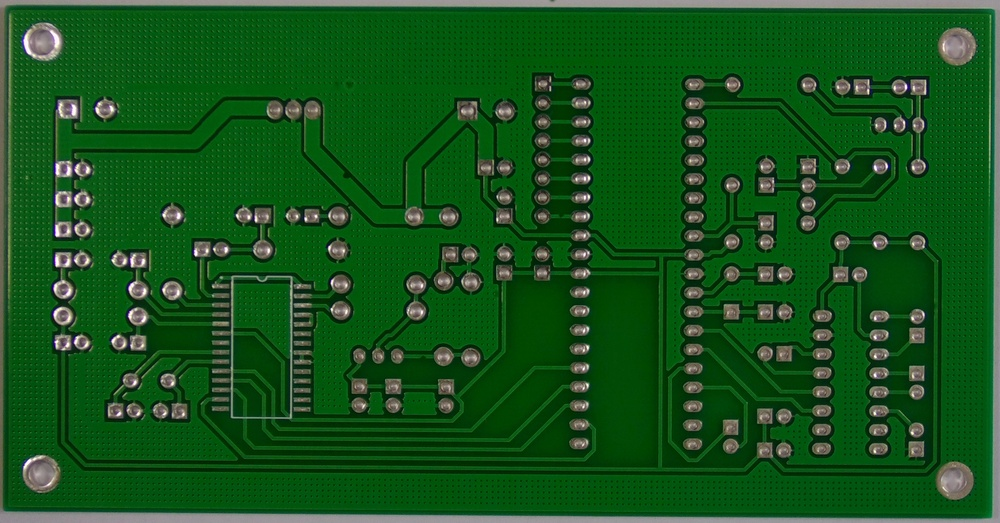
#> input picture PCB_Defect_Detection/01_mouse_bite_03.jpg, 1000 x 523 px, shrunk from 3034 x 1586 before the run
$ python -i enhancement.py   (imports and definitions only)   (older library calls are emulated)
#> lines starting #> are read from the running program, lines starting #| are printed output that depends on the picture
#> further down, picture is the input picture: shape (523, 1000, 3); mean B, G, R 27.5, 83.6, 21.5
"""图像增强模块 — 直方图均衡化、CLAHE、伽马校正、锐化。"""

import cv2
import numpy as np


def histogram_equalization(image):
    """全局直方图均衡化 — 拉伸对比度"""
    if len(image.shape) == 3:
        gray = cv2.cvtColor(image, cv2.COLOR_BGR2GRAY)
        eq = cv2.equalizeHist(gray)
        return cv2.cvtColor(eq, cv2.COLOR_GRAY2BGR)
    return cv2.equalizeHist(image)


def clahe(image, clip_limit=2.0, tile_size=8):
    """自适应直方图均衡化 (CLAHE) — 局部对比度增强，PCB 检测必用"""
#> called with clip_limit = 2, tile_size = 8
    if len(image.shape) == 3:
        lab = cv2.cvtColor(image, cv2.COLOR_BGR2LAB)
#> lab: shape (523, 1000, 3); mean of channels 0, 1, 2 79, 98.3, 154.1
        l, a, b = cv2.split(lab)
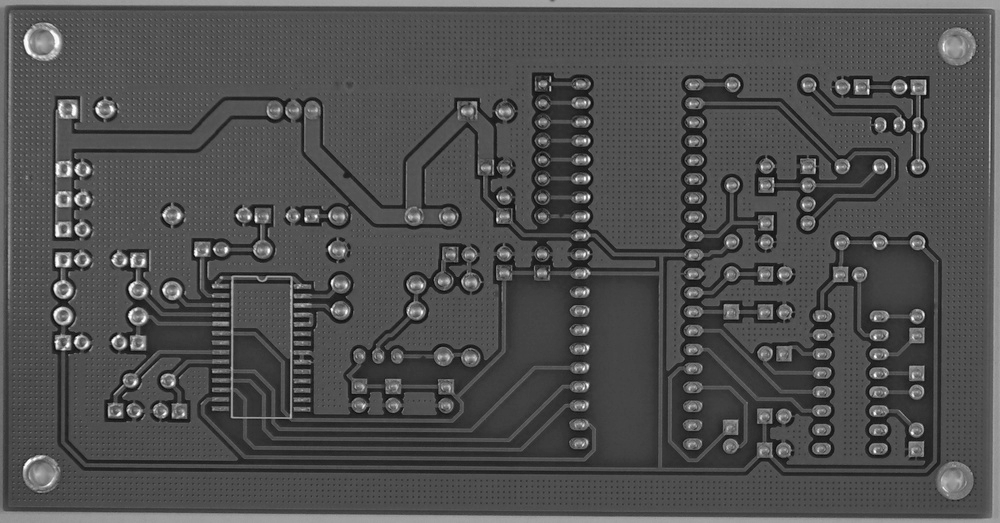
#> l: shape (523, 1000); min 7, max 254, mean 79
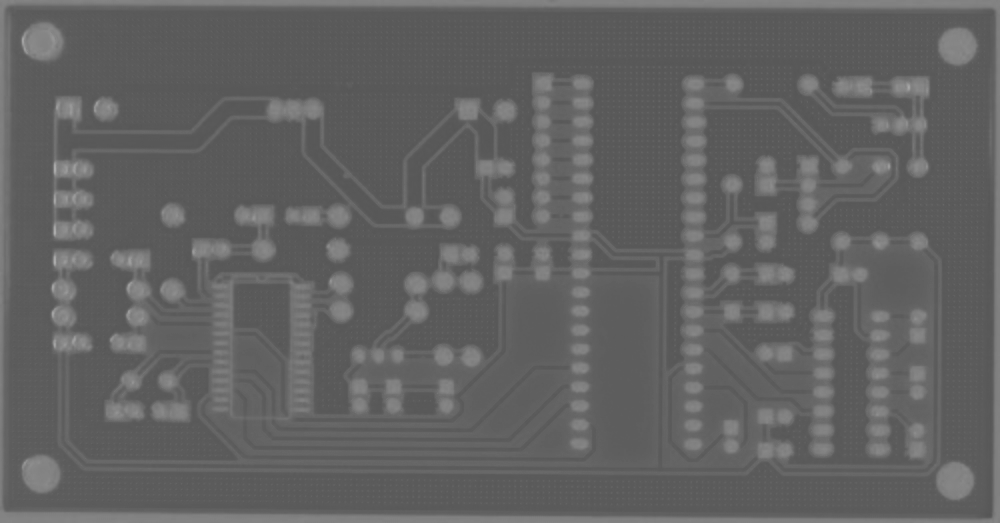
#> a: shape (523, 1000); min 85, max 172, mean 98.3
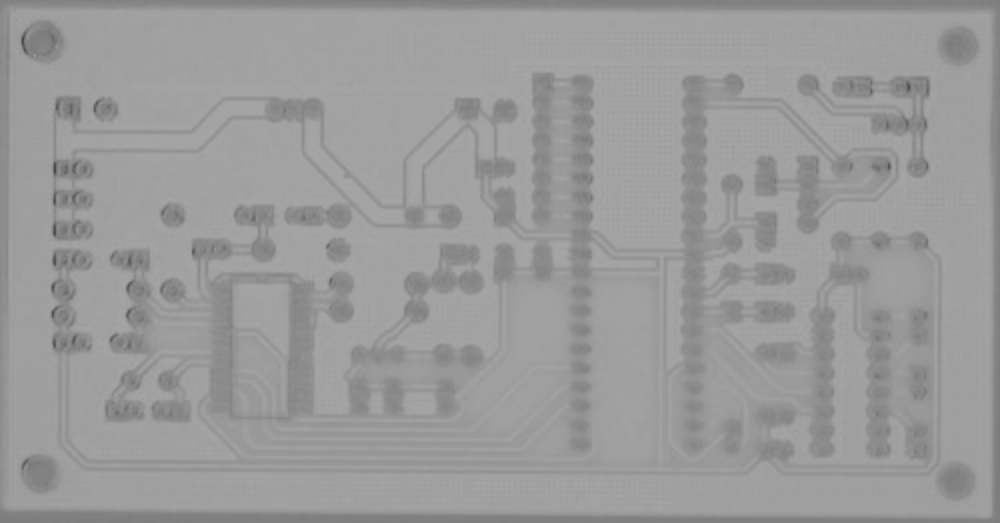
#> b: shape (523, 1000); min 72, max 167, mean 154.1
        clahe_obj = cv2.createCLAHE(clipLimit=clip_limit,
                                     tileGridSize=(tile_size, tile_size))
        l = clahe_obj.apply(l)
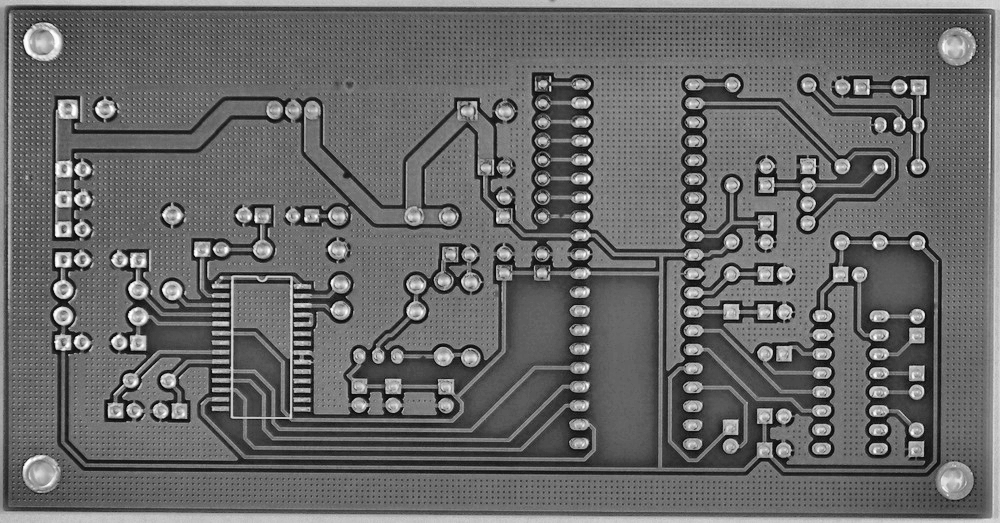
#> l: shape (523, 1000); min 4, max 255, mean 104.1
        lab = cv2.merge([l, a, b])
#> lab: shape (523, 1000, 3); mean of channels 0, 1, 2 104.1, 98.3, 154.1
        return cv2.cvtColor(lab, cv2.COLOR_LAB2BGR)
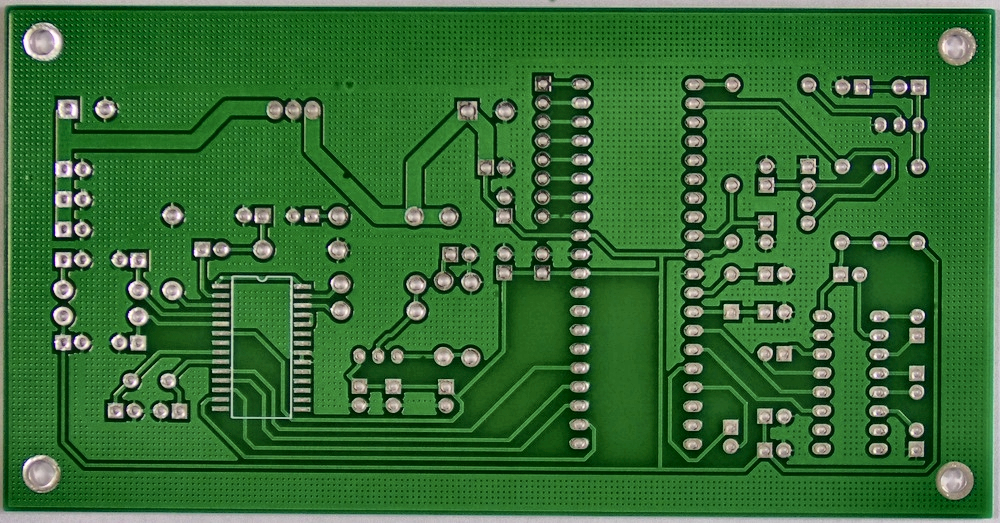
#> returned value: shape (523, 1000, 3); mean B, G, R 51.8, 108.5, 53.2
    clahe_obj = cv2.createCLAHE(clipLimit=clip_limit,
                                 tileGridSize=(tile_size, tile_size))
    return clahe_obj.apply(image)


def gamma_correction(image, gamma=1.0):
    """伽马校正 — gamma<1 提亮暗部，gamma>1 压暗亮部"""
    table = np.array([((i / 255.0) ** (1.0 / gamma)) * 255
                      for i in range(256)]).astype(np.uint8)
    return cv2.LUT(image, table)


def sharpen(image, strength=1.0):
    """Unsharp Masking 锐化"""
    blurred = cv2.GaussianBlur(image, (0, 0), 3)
    sharpened = cv2.addWeighted(image, 1.0 + strength, blurred, -strength, 0)
    return sharpened


def laplacian_sharpen(image):
    """Laplacian 锐化"""
    if len(image.shape) == 3:
        gray = cv2.cvtColor(image, cv2.COLOR_BGR2GRAY)
    else:
        gray = image
    lap = cv2.Laplacian(gray, cv2.CV_64F)
    lap = np.uint8(np.absolute(lap))
    return cv2.cvtColor(lap, cv2.COLOR_GRAY2BGR) if len(image.shape) == 3 else lap


ENHANCEMENTS = {
    "直方图均衡化": histogram_equalization,
    "CLAHE 自适应": clahe,
    "伽马校正": gamma_correction,
    "Unsharp 锐化": sharpen,
    "Laplacian 锐化": laplacian_sharpen,
}

>>> import cv2
>>> picture = cv2.imread('../01_mouse_bite_03.jpg')
>>> result = clahe(picture)
